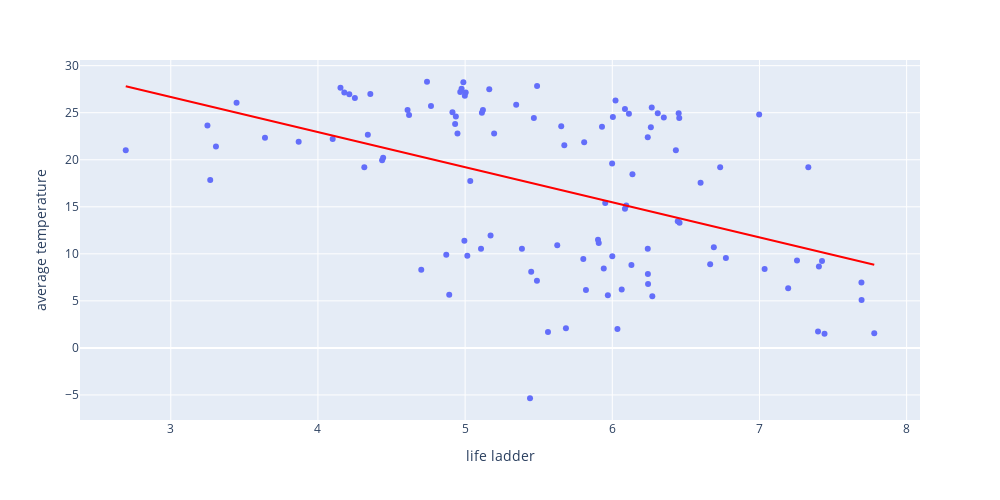

This figure's notebook cell:
### Code cell
# life ladder x average yearly temperature (1961–1990 celsius)
fig = px.scatter(dataset, x="life ladder", y="average temperature", trendline = 'ols', trendline_color_override="red")
fig.update_layout(width = 1000, height = 500)
fig.show()
